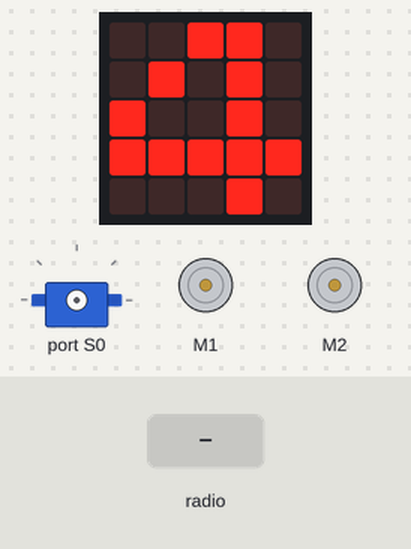
Bench run of a program on a simulated BBC micro:bit (MakeCode). On the bench: the board's 5×5 LED display, servo, 2 × DC motor (green arrow = forward, orange = backward, longer = faster). The test bench sets the inputs (shaded band).

Above: at 1.9 s.
2.0 s: radio message "x=1" arrives
3.5 s: radio message "x=100" arrives
At 4.2 s:
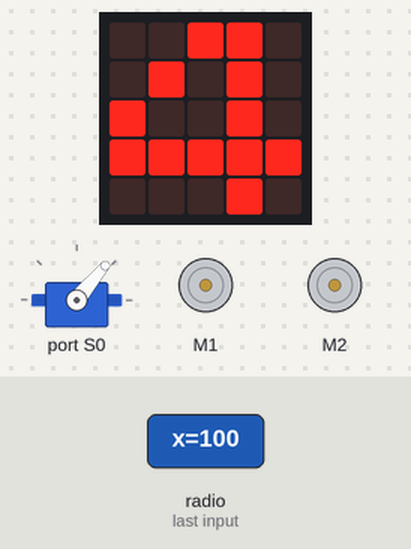
5.0 s: radio message "y=1" arrives
At 5.4 s:
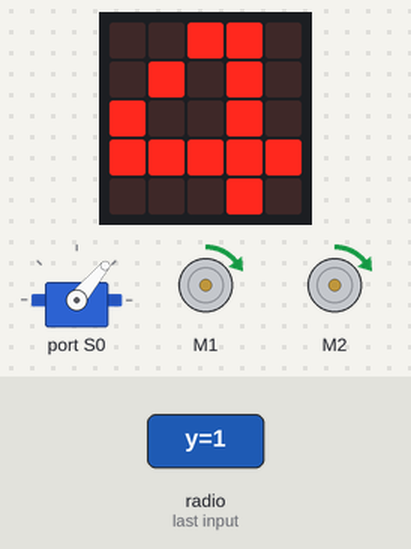
6.5 s: radio message "x=0" arrives
At 7.7 s:
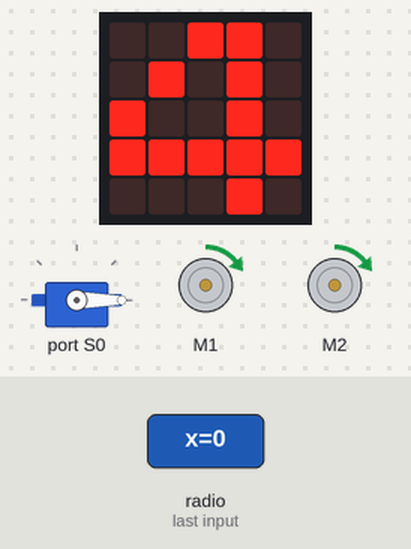
8.0 s: radio message "y=100" arrives
At 8.9 s:
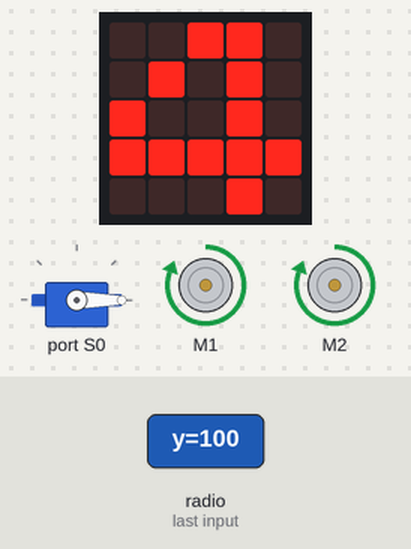
9.5 s: radio message "x=100" arrives
At 10.0 s:
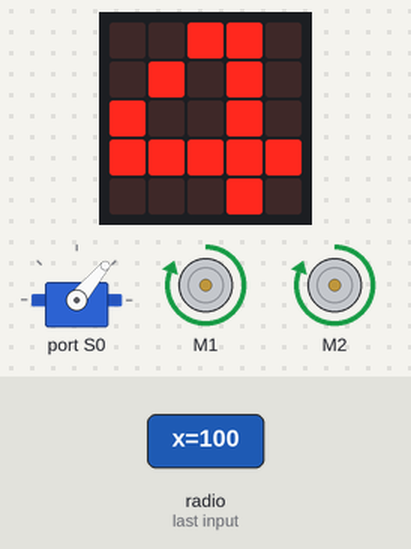
Timing chart, 0 to 12.0 s (numbered marks = the images above; inputs shaded):
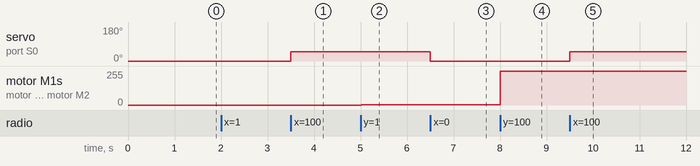

Measured:
- after the input at 3.5 s, servo on port S0: 0° → 50° at once
- after the input at 5.0 s, motor M1, motor M2: stopped → forward 3/255 at once
- after the input at 6.5 s, servo on port S0: 50° → 0° at once
- after the input at 8.0 s, motor M1, motor M2: forward 3/255 → forward 255/255 at once
- after the input at 9.5 s, servo on port S0: 0° → 50° at once

The program:

main.ts
```typescript
radio.onReceivedValue(function (name, value) {
    if (name == "x") {
        wuKong.setServoAngle(wuKong.ServoTypeList._360, wuKong.ServoList.S0, value)
    } else if (name == "y") {
        wuKong.setAllMotor(value, value)
    }
})
radio.setGroup(4)
basic.showNumber(4)
basic.forever(function () {

})
```

test.ts
```typescript
// aquí va el archivo "tests"; esto no se compilará cuando este paquete se utilice como una extensión.
```
